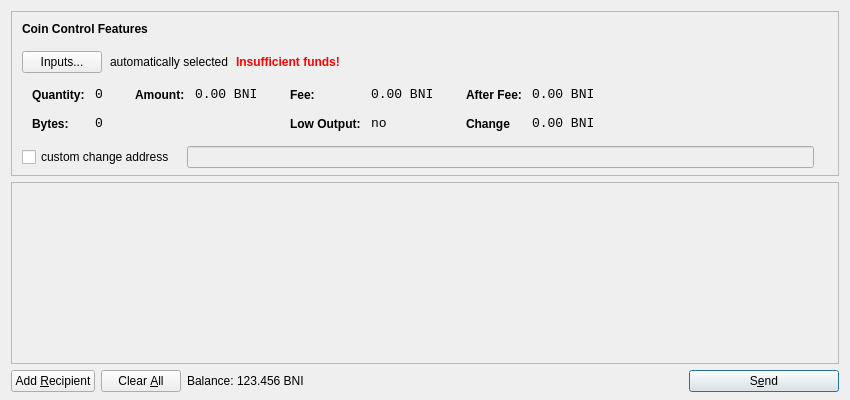
<?xml version="1.0" encoding="UTF-8"?>
<ui version="4.0">
 <class>SendCoinsDialog</class>
 <widget class="QDialog" name="SendCoinsDialog">
  <property name="geometry">
   <rect>
    <x>0</x>
    <y>0</y>
    <width>850</width>
    <height>400</height>
   </rect>
  </property>
  <property name="windowTitle">
   <string>Send Coins</string>
  </property>
  <layout class="QVBoxLayout" name="verticalLayout" stretch="0,1,0">
   <property name="bottomMargin">
    <number>8</number>
   </property>
   <item>
    <widget class="QFrame" name="frameCoinControl">
     <property name="sizePolicy">
      <sizepolicy hsizetype="Expanding" vsizetype="Expanding">
       <horstretch>0</horstretch>
       <verstretch>0</verstretch>
      </sizepolicy>
     </property>
     <property name="maximumSize">
      <size>
       <width>16777215</width>
       <height>16777215</height>
      </size>
     </property>
     <property name="frameShape">
      <enum>QFrame::StyledPanel</enum>
     </property>
     <property name="frameShadow">
      <enum>QFrame::Sunken</enum>
     </property>
     <layout class="QVBoxLayout" name="verticalLayoutCoinControl2">
      <property name="spacing">
       <number>-1</number>
      </property>
      <property name="leftMargin">
       <number>0</number>
      </property>
      <property name="topMargin">
       <number>0</number>
      </property>
      <property name="rightMargin">
       <number>0</number>
      </property>
      <property name="bottomMargin">
       <number>6</number>
      </property>
      <item>
       <layout class="QVBoxLayout" name="verticalLayoutCoinControl" stretch="0,0,0,0,1">
        <property name="spacing">
         <number>0</number>
        </property>
        <property name="leftMargin">
         <number>10</number>
        </property>
        <property name="topMargin">
         <number>10</number>
        </property>
        <item>
         <layout class="QHBoxLayout" name="horizontalLayoutCoinControl1">
          <property name="bottomMargin">
           <number>15</number>
          </property>
          <item>
           <widget class="QLabel" name="labelCoinControlFeatures">
            <property name="sizePolicy">
             <sizepolicy hsizetype="Preferred" vsizetype="Maximum">
              <horstretch>0</horstretch>
              <verstretch>0</verstretch>
             </sizepolicy>
            </property>
            <property name="font">
             <font>
              <weight>75</weight>
              <bold>true</bold>
             </font>
            </property>
            <property name="styleSheet">
             <string notr="true">font-weight:bold;</string>
            </property>
            <property name="text">
             <string>Coin Control Features</string>
            </property>
           </widget>
          </item>
         </layout>
        </item>
        <item>
         <layout class="QHBoxLayout" name="horizontalLayoutCoinControl2" stretch="0,0,0,0">
          <property name="spacing">
           <number>8</number>
          </property>
          <property name="bottomMargin">
           <number>10</number>
          </property>
          <item>
           <widget class="QPushButton" name="pushButtonCoinControl">
            <property name="styleSheet">
             <string notr="true"/>
            </property>
            <property name="text">
             <string>Inputs...</string>
            </property>
           </widget>
          </item>
          <item>
           <widget class="QLabel" name="labelCoinControlAutomaticallySelected">
            <property name="text">
             <string>automatically selected</string>
            </property>
            <property name="margin">
             <number>5</number>
            </property>
           </widget>
          </item>
          <item>
           <widget class="QLabel" name="labelCoinControlInsuffFunds">
            <property name="font">
             <font>
              <weight>75</weight>
              <bold>true</bold>
             </font>
            </property>
            <property name="styleSheet">
             <string notr="true">color:red;font-weight:bold;</string>
            </property>
            <property name="text">
             <string>Insufficient funds!</string>
            </property>
            <property name="margin">
             <number>5</number>
            </property>
           </widget>
          </item>
          <item>
           <spacer name="horizontalSpacerCoinControl">
            <property name="orientation">
             <enum>Qt::Horizontal</enum>
            </property>
            <property name="sizeHint" stdset="0">
             <size>
              <width>40</width>
              <height>1</height>
             </size>
            </property>
           </spacer>
          </item>
         </layout>
        </item>
        <item>
         <widget class="QWidget" name="widgetCoinControl" native="true">
          <property name="sizePolicy">
           <sizepolicy hsizetype="Preferred" vsizetype="Preferred">
            <horstretch>0</horstretch>
            <verstretch>0</verstretch>
           </sizepolicy>
          </property>
          <property name="minimumSize">
           <size>
            <width>0</width>
            <height>0</height>
           </size>
          </property>
          <property name="styleSheet">
           <string notr="true"/>
          </property>
          <layout class="QHBoxLayout" name="horizontalLayoutCoinControl5">
           <property name="margin">
            <number>0</number>
           </property>
           <item>
            <layout class="QHBoxLayout" name="horizontalLayoutCoinControl3" stretch="0,0,0,1">
             <property name="spacing">
              <number>20</number>
             </property>
             <property name="topMargin">
              <number>0</number>
             </property>
             <property name="bottomMargin">
              <number>10</number>
             </property>
             <item>
              <layout class="QFormLayout" name="formLayoutCoinControl1">
               <property name="horizontalSpacing">
                <number>10</number>
               </property>
               <property name="verticalSpacing">
                <number>14</number>
               </property>
               <property name="leftMargin">
                <number>10</number>
               </property>
               <property name="topMargin">
                <number>4</number>
               </property>
               <property name="rightMargin">
                <number>6</number>
               </property>
               <item row="0" column="0">
                <widget class="QLabel" name="labelCoinControlQuantityText">
                 <property name="styleSheet">
                  <string notr="true">font-weight:bold;</string>
                 </property>
                 <property name="text">
                  <string>Quantity:</string>
                 </property>
                 <property name="margin">
                  <number>0</number>
                 </property>
                </widget>
               </item>
               <item row="0" column="1">
                <widget class="QLabel" name="labelCoinControlQuantity">
                 <property name="font">
                  <font>
                   <family>Monospace</family>
                   <pointsize>10</pointsize>
                  </font>
                 </property>
                 <property name="cursor">
                  <cursorShape>IBeamCursor</cursorShape>
                 </property>
                 <property name="contextMenuPolicy">
                  <enum>Qt::ActionsContextMenu</enum>
                 </property>
                 <property name="text">
                  <string>0</string>
                 </property>
                 <property name="margin">
                  <number>0</number>
                 </property>
                 <property name="textInteractionFlags">
                  <set>Qt::LinksAccessibleByMouse|Qt::TextSelectableByKeyboard|Qt::TextSelectableByMouse</set>
                 </property>
                </widget>
               </item>
               <item row="1" column="0">
                <widget class="QLabel" name="labelCoinControlBytesText">
                 <property name="styleSheet">
                  <string notr="true">font-weight:bold;</string>
                 </property>
                 <property name="text">
                  <string>Bytes:</string>
                 </property>
                </widget>
               </item>
               <item row="1" column="1">
                <widget class="QLabel" name="labelCoinControlBytes">
                 <property name="font">
                  <font>
                   <family>Monospace</family>
                   <pointsize>10</pointsize>
                  </font>
                 </property>
                 <property name="cursor">
                  <cursorShape>IBeamCursor</cursorShape>
                 </property>
                 <property name="contextMenuPolicy">
                  <enum>Qt::ActionsContextMenu</enum>
                 </property>
                 <property name="text">
                  <string>0</string>
                 </property>
                 <property name="textInteractionFlags">
                  <set>Qt::LinksAccessibleByMouse|Qt::TextSelectableByKeyboard|Qt::TextSelectableByMouse</set>
                 </property>
                </widget>
               </item>
              </layout>
             </item>
             <item>
              <layout class="QFormLayout" name="formLayoutCoinControl2">
               <property name="horizontalSpacing">
                <number>10</number>
               </property>
               <property name="verticalSpacing">
                <number>14</number>
               </property>
               <property name="leftMargin">
                <number>6</number>
               </property>
               <property name="topMargin">
                <number>4</number>
               </property>
               <property name="rightMargin">
                <number>6</number>
               </property>
               <item row="0" column="0">
                <widget class="QLabel" name="labelCoinControlAmountText">
                 <property name="styleSheet">
                  <string notr="true">font-weight:bold;</string>
                 </property>
                 <property name="text">
                  <string>Amount:</string>
                 </property>
                 <property name="margin">
                  <number>0</number>
                 </property>
                </widget>
               </item>
               <item row="0" column="1">
                <widget class="QLabel" name="labelCoinControlAmount">
                 <property name="font">
                  <font>
                   <family>Monospace</family>
                   <pointsize>10</pointsize>
                  </font>
                 </property>
                 <property name="cursor">
                  <cursorShape>IBeamCursor</cursorShape>
                 </property>
                 <property name="contextMenuPolicy">
                  <enum>Qt::ActionsContextMenu</enum>
                 </property>
                 <property name="text">
                  <string notr="true">0.00 BNI</string>
                 </property>
                 <property name="textInteractionFlags">
                  <set>Qt::LinksAccessibleByMouse|Qt::TextSelectableByKeyboard|Qt::TextSelectableByMouse</set>
                 </property>
                </widget>
               </item>
              </layout>
             </item>
             <item>
              <layout class="QFormLayout" name="formLayoutCoinControl3">
               <property name="horizontalSpacing">
                <number>10</number>
               </property>
               <property name="verticalSpacing">
                <number>14</number>
               </property>
               <property name="leftMargin">
                <number>6</number>
               </property>
               <property name="topMargin">
                <number>4</number>
               </property>
               <property name="rightMargin">
                <number>6</number>
               </property>
               <item row="0" column="0">
                <widget class="QLabel" name="labelCoinControlFeeText">
                 <property name="styleSheet">
                  <string notr="true">font-weight:bold;</string>
                 </property>
                 <property name="text">
                  <string>Fee:</string>
                 </property>
                 <property name="margin">
                  <number>0</number>
                 </property>
                </widget>
               </item>
               <item row="0" column="1">
                <widget class="QLabel" name="labelCoinControlFee">
                 <property name="font">
                  <font>
                   <family>Monospace</family>
                   <pointsize>10</pointsize>
                  </font>
                 </property>
                 <property name="cursor">
                  <cursorShape>IBeamCursor</cursorShape>
                 </property>
                 <property name="contextMenuPolicy">
                  <enum>Qt::ActionsContextMenu</enum>
                 </property>
                 <property name="text">
                  <string notr="true">0.00 BNI</string>
                 </property>
                 <property name="textInteractionFlags">
                  <set>Qt::LinksAccessibleByMouse|Qt::TextSelectableByKeyboard|Qt::TextSelectableByMouse</set>
                 </property>
                </widget>
               </item>
               <item row="1" column="0">
                <widget class="QLabel" name="labelCoinControlLowOutputText">
                 <property name="styleSheet">
                  <string notr="true">font-weight:bold;</string>
                 </property>
                 <property name="text">
                  <string>Low Output:</string>
                 </property>
                </widget>
               </item>
               <item row="1" column="1">
                <widget class="QLabel" name="labelCoinControlLowOutput">
                 <property name="font">
                  <font>
                   <family>Monospace</family>
                   <pointsize>10</pointsize>
                  </font>
                 </property>
                 <property name="cursor">
                  <cursorShape>IBeamCursor</cursorShape>
                 </property>
                 <property name="contextMenuPolicy">
                  <enum>Qt::ActionsContextMenu</enum>
                 </property>
                 <property name="text">
                  <string>no</string>
                 </property>
                 <property name="textInteractionFlags">
                  <set>Qt::LinksAccessibleByMouse|Qt::TextSelectableByKeyboard|Qt::TextSelectableByMouse</set>
                 </property>
                </widget>
               </item>
              </layout>
             </item>
             <item>
              <layout class="QFormLayout" name="formLayoutCoinControl4">
               <property name="horizontalSpacing">
                <number>10</number>
               </property>
               <property name="verticalSpacing">
                <number>14</number>
               </property>
               <property name="leftMargin">
                <number>6</number>
               </property>
               <property name="topMargin">
                <number>4</number>
               </property>
               <property name="rightMargin">
                <number>6</number>
               </property>
               <item row="0" column="0">
                <widget class="QLabel" name="labelCoinControlAfterFeeText">
                 <property name="styleSheet">
                  <string notr="true">font-weight:bold;</string>
                 </property>
                 <property name="text">
                  <string>After Fee:</string>
                 </property>
                 <property name="margin">
                  <number>0</number>
                 </property>
                </widget>
               </item>
               <item row="0" column="1">
                <widget class="QLabel" name="labelCoinControlAfterFee">
                 <property name="font">
                  <font>
                   <family>Monospace</family>
                   <pointsize>10</pointsize>
                  </font>
                 </property>
                 <property name="cursor">
                  <cursorShape>IBeamCursor</cursorShape>
                 </property>
                 <property name="contextMenuPolicy">
                  <enum>Qt::ActionsContextMenu</enum>
                 </property>
                 <property name="text">
                  <string notr="true">0.00 BNI</string>
                 </property>
                 <property name="textInteractionFlags">
                  <set>Qt::LinksAccessibleByMouse|Qt::TextSelectableByKeyboard|Qt::TextSelectableByMouse</set>
                 </property>
                </widget>
               </item>
               <item row="1" column="0">
                <widget class="QLabel" name="labelCoinControlChangeText">
                 <property name="styleSheet">
                  <string notr="true">font-weight:bold;</string>
                 </property>
                 <property name="text">
                  <string>Change</string>
                 </property>
                </widget>
               </item>
               <item row="1" column="1">
                <widget class="QLabel" name="labelCoinControlChange">
                 <property name="font">
                  <font>
                   <family>Monospace</family>
                   <pointsize>10</pointsize>
                  </font>
                 </property>
                 <property name="cursor">
                  <cursorShape>IBeamCursor</cursorShape>
                 </property>
                 <property name="contextMenuPolicy">
                  <enum>Qt::ActionsContextMenu</enum>
                 </property>
                 <property name="text">
                  <string notr="true">0.00 BNI</string>
                 </property>
                 <property name="textInteractionFlags">
                  <set>Qt::LinksAccessibleByMouse|Qt::TextSelectableByKeyboard|Qt::TextSelectableByMouse</set>
                 </property>
                </widget>
               </item>
              </layout>
             </item>
            </layout>
           </item>
          </layout>
         </widget>
        </item>
        <item>
         <layout class="QHBoxLayout" name="horizontalLayoutCoinControl4" stretch="0,0,0">
          <property name="spacing">
           <number>12</number>
          </property>
          <property name="sizeConstraint">
           <enum>QLayout::SetDefaultConstraint</enum>
          </property>
          <property name="topMargin">
           <number>5</number>
          </property>
          <property name="rightMargin">
           <number>5</number>
          </property>
          <item>
           <widget class="QCheckBox" name="checkBoxCoinControlChange">
            <property name="text">
             <string>custom change address</string>
            </property>
           </widget>
          </item>
          <item>
           <widget class="QLineEdit" name="lineEditCoinControlChange">
            <property name="enabled">
             <bool>false</bool>
            </property>
            <property name="sizePolicy">
             <sizepolicy hsizetype="Expanding" vsizetype="Fixed">
              <horstretch>0</horstretch>
              <verstretch>0</verstretch>
             </sizepolicy>
            </property>
           </widget>
          </item>
          <item>
           <widget class="QLabel" name="labelCoinControlChangeLabel">
            <property name="sizePolicy">
             <sizepolicy hsizetype="Preferred" vsizetype="Expanding">
              <horstretch>0</horstretch>
              <verstretch>0</verstretch>
             </sizepolicy>
            </property>
            <property name="minimumSize">
             <size>
              <width>0</width>
              <height>0</height>
             </size>
            </property>
            <property name="text">
             <string/>
            </property>
            <property name="margin">
             <number>3</number>
            </property>
           </widget>
          </item>
         </layout>
        </item>
        <item>
         <spacer name="verticalSpacerCoinControl">
          <property name="orientation">
           <enum>Qt::Vertical</enum>
          </property>
          <property name="sizeHint" stdset="0">
           <size>
            <width>800</width>
            <height>1</height>
           </size>
          </property>
         </spacer>
        </item>
       </layout>
      </item>
     </layout>
    </widget>
   </item>
   <item>
    <widget class="QScrollArea" name="scrollArea">
     <property name="widgetResizable">
      <bool>true</bool>
     </property>
     <widget class="QWidget" name="scrollAreaWidgetContents">
      <property name="geometry">
       <rect>
        <x>0</x>
        <y>0</y>
        <width>830</width>
        <height>165</height>
       </rect>
      </property>
      <layout class="QVBoxLayout" name="verticalLayout_2">
       <property name="margin">
        <number>0</number>
       </property>
       <item>
        <layout class="QVBoxLayout" name="entries">
         <property name="spacing">
          <number>6</number>
         </property>
        </layout>
       </item>
       <item>
        <spacer name="verticalSpacer">
         <property name="orientation">
          <enum>Qt::Vertical</enum>
         </property>
         <property name="sizeHint" stdset="0">
          <size>
           <width>20</width>
           <height>40</height>
          </size>
         </property>
        </spacer>
       </item>
      </layout>
     </widget>
    </widget>
   </item>
   <item>
    <layout class="QHBoxLayout" name="horizontalLayout">
     <item>
      <widget class="QPushButton" name="addButton">
       <property name="toolTip">
        <string>Send to multiple recipients at once</string>
       </property>
       <property name="text">
        <string>Add &amp;Recipient</string>
       </property>
       <property name="autoDefault">
        <bool>false</bool>
       </property>
      </widget>
     </item>
     <item>
      <widget class="QPushButton" name="clearButton">
       <property name="sizePolicy">
        <sizepolicy hsizetype="Minimum" vsizetype="Fixed">
         <horstretch>0</horstretch>
         <verstretch>0</verstretch>
        </sizepolicy>
       </property>
       <property name="toolTip">
        <string>Remove all transaction fields</string>
       </property>
       <property name="text">
        <string>Clear &amp;All</string>
       </property>
       <property name="autoRepeatDelay">
        <number>300</number>
       </property>
       <property name="autoDefault">
        <bool>false</bool>
       </property>
      </widget>
     </item>
     <item>
      <layout class="QHBoxLayout" name="horizontalLayout_2">
       <property name="spacing">
        <number>3</number>
       </property>
       <item>
        <widget class="QLabel" name="label">
         <property name="sizePolicy">
          <sizepolicy hsizetype="Preferred" vsizetype="Fixed">
           <horstretch>0</horstretch>
           <verstretch>0</verstretch>
          </sizepolicy>
         </property>
         <property name="text">
          <string>Balance:</string>
         </property>
        </widget>
       </item>
       <item>
        <widget class="QLabel" name="labelBalance">
         <property name="sizePolicy">
          <sizepolicy hsizetype="Preferred" vsizetype="Fixed">
           <horstretch>0</horstretch>
           <verstretch>0</verstretch>
          </sizepolicy>
         </property>
         <property name="cursor">
          <cursorShape>IBeamCursor</cursorShape>
         </property>
         <property name="text">
          <string notr="true">123.456 BNI</string>
         </property>
         <property name="textInteractionFlags">
          <set>Qt::LinksAccessibleByMouse|Qt::TextSelectableByKeyboard|Qt::TextSelectableByMouse</set>
         </property>
        </widget>
       </item>
      </layout>
     </item>
     <item>
      <spacer name="horizontalSpacer">
       <property name="orientation">
        <enum>Qt::Horizontal</enum>
       </property>
       <property name="sizeHint" stdset="0">
        <size>
         <width>40</width>
         <height>20</height>
        </size>
       </property>
      </spacer>
     </item>
     <item>
      <widget class="QPushButton" name="sendButton">
       <property name="minimumSize">
        <size>
         <width>150</width>
         <height>0</height>
        </size>
       </property>
       <property name="toolTip">
        <string>Confirm the send action</string>
       </property>
       <property name="text">
        <string>S&amp;end</string>
       </property>
       <property name="icon">
        <iconset resource="../bitcoin.qrc">
         <normaloff>:/icons/send</normaloff>:/icons/send</iconset>
       </property>
       <property name="default">
        <bool>true</bool>
       </property>
      </widget>
     </item>
    </layout>
   </item>
  </layout>
 </widget>
 <resources>
  <include location="../bitcoin.qrc"/>
 </resources>
 <connections/>
</ui>
